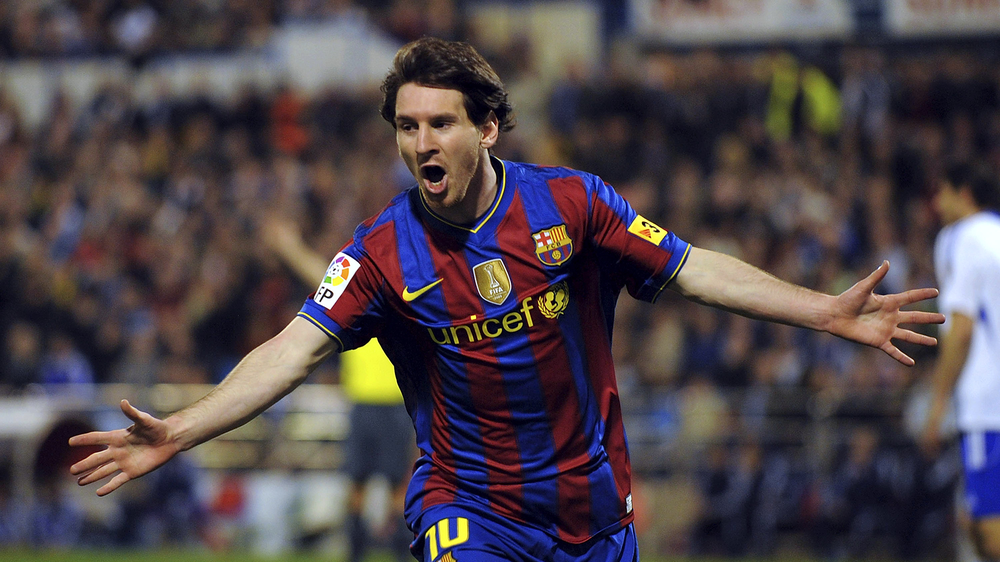
#> input picture baslangic/messi1.png, 1000 x 562 px, shrunk from 1920 x 1080 before the run
$ python 1_resmi_IceAktarma.py
#> lines starting #> are read from the running program, lines starting #| are printed output that depends on the picture
# !pip install opencv-python
import cv2


# Resmi Ice Aktarma
img = cv2.imread("messi1.png", 0)
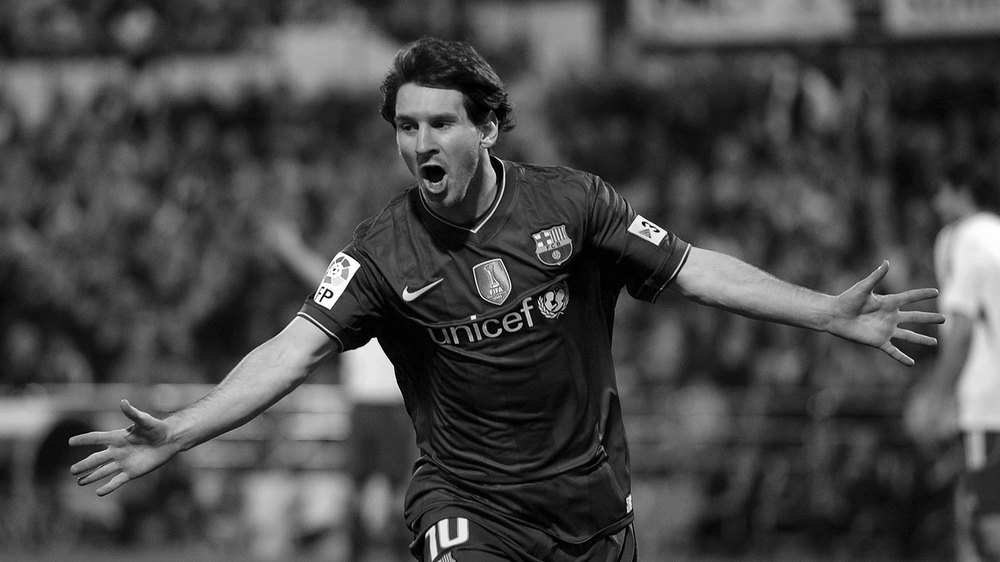
#> img: shape (562, 1000); min 0, max 255, mean 72

# gorsellestir
cv2.imshow("Ilk resim", img)

# Fotograflar iki boyutlu matrsilerdir

k = cv2.waitKey(0) & 0xFF
#> (key Esc is pressed here)

if k == 27: # esc
#> (the run stopped early here; a loop or call above may not have finished)

$ run again, with baslangic/goldenGate.jpg saved as baslangic/messi1.png
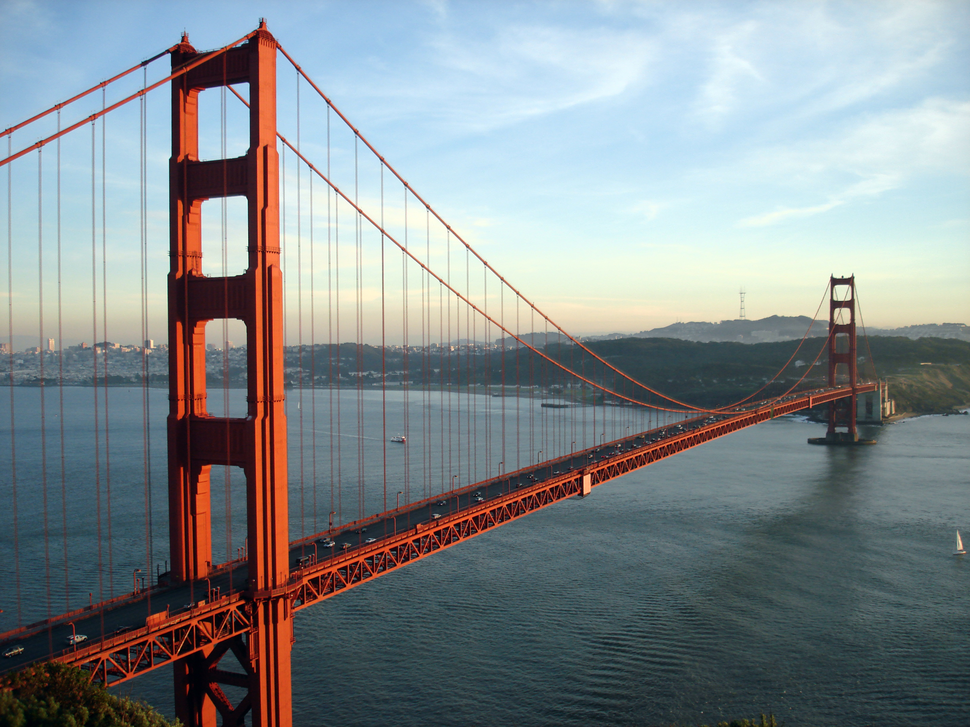
#> input picture baslangic/goldenGate.jpg, 970 x 727 px, shrunk from 3264 x 2448 before the run
#> `img = cv2.imread("messi1.png", 0)`:
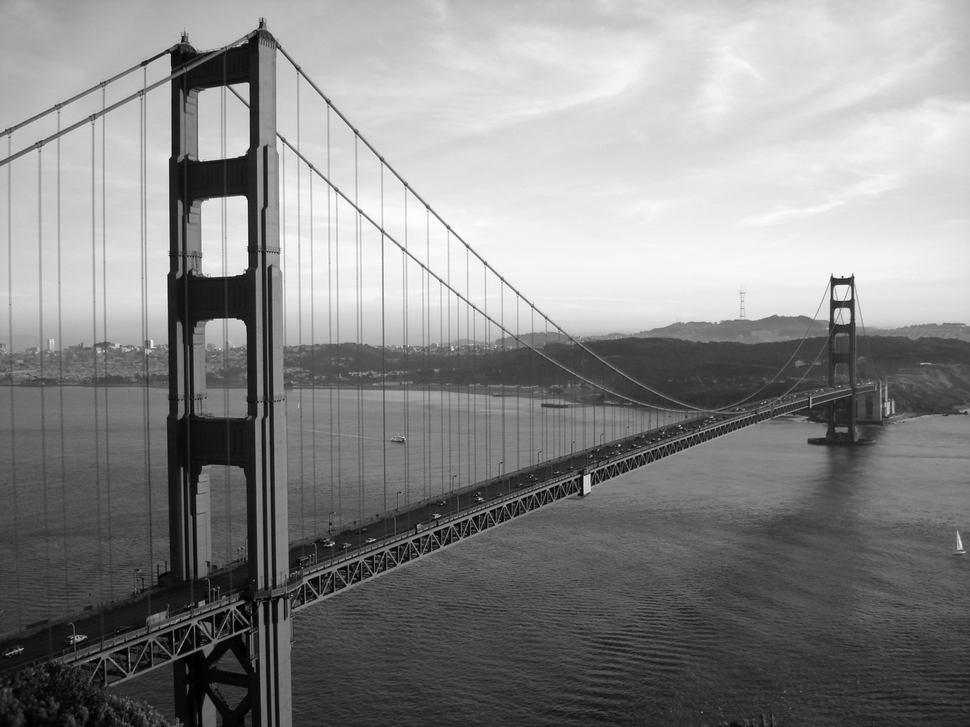
#> img: shape (727, 970); min 0, max 255, mean 135.8
